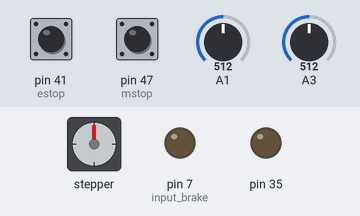
Simulated run of this sketch. Board: Arduino Mega 2560, built with avr-gcc and run on an emulated ATmega2560. Shown: stepper motor, output pins drawn as LEDs (lit = HIGH). Inputs (shaded band) come from the test bench; at power-on: pin 41 (estop) HIGH, pin 47 (mstop) HIGH, A1 = 512, A3 = 512. The ROS host is connected and sends only what is stated; stepper angles assume 200 steps per turn; what the sketch prints to the serial monitor is not drawn.

Above: at 9.8 s.
9.9 s: pin 41 (estop) pulled LOW for 0.15 s
At 10.9 s:
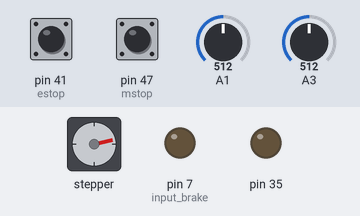
At 18.49 s:
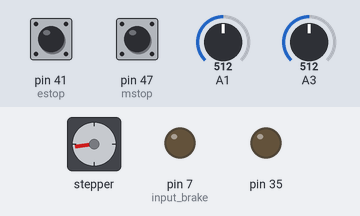
Timing chart, 0 to 19.0 s (numbered marks = the images above; inputs shaded):
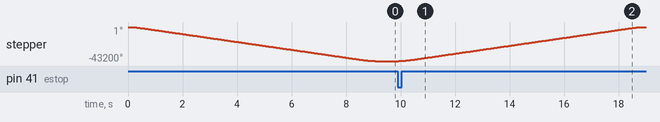

The sketch:

AevMega300722.ino
```cpp
#include <SpeedyStepper.h>
#include <ros.h>
#include <geometry_msgs/Vector3Stamped.h>
#include <geometry_msgs/Twist.h>
#include <std_msgs/Int16.h>

String       in_String         =     "";
boolean      end_input         =  false;
int32_t     freqn_pwm         =     0;

const int input_brake = 7;
const int MOTOR_STEP_PIN = 11;
const int MOTOR_DIRECTION_PIN = 10;
int brake_req = 0;
int rst_steering_req = 0;

const int estop = 41;
const int mstop = 47;

ros::NodeHandle nh;

void brake_cmd (const std_msgs::Int16& message) {

  brake_req = message.data;
}

void rst_steering_cmd (const std_msgs::Int16& message) {

  rst_steering_req = message.data;
}

ros::Subscriber<std_msgs::Int16> sub_brake("brake_AEV", brake_cmd);
ros::Subscriber<std_msgs::Int16> sub_rst("reset_eps", rst_steering_cmd);
geometry_msgs::Vector3Stamped brake_msg;
geometry_msgs::Vector3Stamped Valtage;
ros::Publisher brake_pub("break_msg", &brake_msg);
ros::Publisher val_pub("val_msg", &Valtage);


SpeedyStepper stepper;


void setup()
{
  pinMode(input_brake, OUTPUT);
  pinMode(estop, INPUT_PULLUP);
  pinMode(mstop, INPUT_PULLUP);
  pinMode(35, OUTPUT);
  Serial.begin(57600);
  stepper.connectToPins(MOTOR_STEP_PIN, MOTOR_DIRECTION_PIN);
  nh.initNode();                            //init ROS node
  nh.getHardware()->setBaud(57600);         //set baud for ROS serial communication
  nh.subscribe(sub_brake);
  nh.subscribe(sub_rst);//suscribe to ROS topic for velocity commands
  nh.advertise(brake_pub);
  nh.advertise(val_pub);
}

int  tempr = 0;
char cmd;
int last_brake = 0;
int last_brake_req = 0 ;
int last_D1 = 0;
int last_D2 = 1;
int pos = 0;
unsigned long lastMilli = 0;
float V1 = 0.0;
float V2 = 0.0;
int analogread1 = 0;
int analogread2 = 0;
void loop()
{
  nh.spinOnce();
  //stepper.setSpeedInRevolutionsPerSecond(18000/100);
  stepper.setSpeedInRevolutionsPerSecond(25600);
  stepper.setAccelerationInStepsPerSecondPerSecond(12800);
  //  stepper.moveToPositionInSteps(brake_req);
  int D1 = digitalRead(estop);
  int D2 = digitalRead(mstop);
  if (D1 == 1 )
  {
    stepper.moveToPositionInSteps(-24000);
  }
  if (D2 == 0 ) {
    pos = pos - 14000;
    if (abs(pos) >= 20000) {
      stepper.moveToPositionInSteps(-24000);
    } else if (abs(pos) <= 20000) {
      stepper.moveToPositionInSteps(pos);
    }
  }
  if (D1 == 0 and D2 == 1)
  { pos = 0;
    stepper.moveToPositionInSteps(brake_req);
  }
  if (rst_steering_req == 1) {
    digitalWrite(35, 1);
  }
  if (rst_steering_req == 0) {
    digitalWrite(35, 0);
  }
  if ((millis() - lastMilli) >= 200)
  {
    analogread1 = analogRead(A1);
    analogread2 = analogRead(A3);
    V1 = analogread1 * (5 / 1023.0);
    V2 = analogread2 * (5 / 1023.0);
    lastMilli = millis();
  }
  last_D1 = D1;
  last_D2 = D2;
  Serial.print(V1);
  Serial.print("  ");
  Serial.println(V2);
  publishSpeed();
  publishval();
}

void publishval() {
  Valtage.header.stamp = nh.now();
  Valtage.vector.x = V1;
  Valtage.vector.y = V2;
  val_pub.publish(&Valtage);
  nh.spinOnce();
  //  nh.loginfo("Publishing 1;");
}

void publishSpeed() {
  brake_msg.header.stamp = nh.now();      //timestamp for odometry data
  brake_msg.vector.x = brake_req;    //left wheel speed (in m/s)
  brake_msg.vector.y = 0;   //right wheel speed (in m/s)
  brake_msg.vector.z = 0;       //looptime, should be the same as specified in LOOPTIME (in s)

  brake_pub.publish(&brake_msg);
  nh.spinOnce();
  //  nh.loginfo("Publishing 1;");
}
```

Measured:
- after the input at 9.9 s, stepper: turns 43198° clockwise in 9.0 s, then 33° counter-clockwise in 0.02 s
- by itself, stepper: turns 43200° counter-clockwise in 9.0 s
